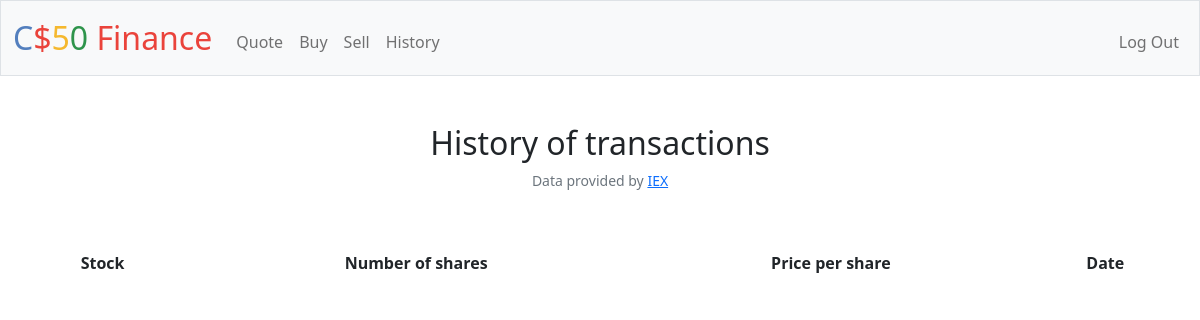
Page /history (signed in) on the earlier database version.
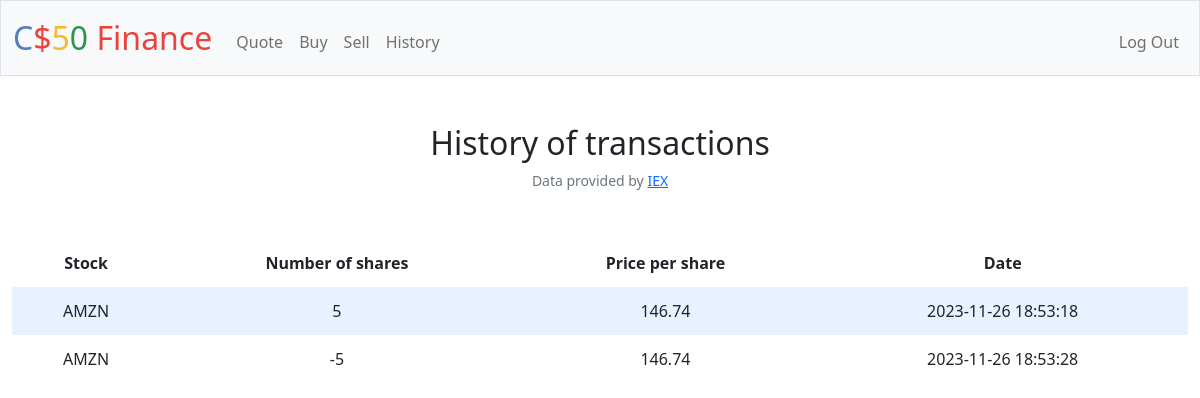
Same page on the later database version.
### tables this page shows
CREATE TABLE purchases (
id INTEGER PRIMARY KEY AUTOINCREMENT NOT NULL,
id_user INTEGER REFERENCES users(id),
stock TEXT NOT NULL,
number_shares NUMERIC NOT NULL,
price_per_share NUMERIC NOT NULL,
timestamp_column TIMESTAMP
);

### app.py (the view)
@app.route("/history")
@login_required
def history():
    user_purchases = db.execute("SELECT * FROM purchases WHERE id_user = ?", session.get("user_id"))
    return render_template("history.html", user_purchases = user_purchases)

### app.py (called while the page is built)
@app.after_request
def after_request(response):
    response.headers["Cache-Control"] = "no-cache, no-store, must-revalidate"
    response.headers["Expires"] = 0
    response.headers["Pragma"] = "no-cache"
    return response

### helpers.py (called while the page is built)
def login_required(f):
    @wraps(f)
    def decorated_function(*args, **kwargs):
        if session.get("user_id") is None:
            return redirect("/login")
        return f(*args, **kwargs)
    return decorated_function

### templates/history.html (shortened to what this page needs)
{% extends "layout.html" %}
{% block main %}
<h2>History of transactions</h2>
<table>
    <thead>
        <tr>
            <th>Stock</th>
            <th>Number of shares</th>
            <th>Price per share</th>
            <th>Date</th>
        </tr>
    </thead>
    <tbody>
        {% for stock in user_purchases %}
        <tr>
        <td>{{ stock.stock }}</td>
        <td>{{ stock.number_shares }}</td>
        <td>{{ stock.price_per_share }}</td>
        <td>{{ stock.timestamp_column }}</td>
        </tr>
        {% endfor %}
    </tbody>
{% endblock %}

### templates/layout.html (shortened to what this page needs)
<!DOCTYPE html>
<html lang="en">
    <head>
        <link href="https://cdn.jsdelivr.net/npm/bootstrap@5.1.3/dist/css/bootstrap.min.css" rel="stylesheet">
        <link href="/static/styles.css" rel="stylesheet">
    </head>
    <body>
        <nav class="bg-light border navbar navbar-expand-md navbar-light">
            <div class="container-fluid">
                <a class="navbar-brand" href="/"><span class="blue">C</span><span class="red">$</span><span class="yellow">5</span><span class="green">0</span> <span class="red">Finance</span></a>
                <div class="collapse navbar-collapse" id="navbar">
                    {% if session["user_id"] %}
                        <ul class="navbar-nav me-auto mt-2">
                            <li class="nav-item"><a class="nav-link" href="/quote">Quote</a></li>
                            <li class="nav-item"><a class="nav-link" href="/buy">Buy</a></li>
                            <li class="nav-item"><a class="nav-link" href="/sell">Sell</a></li>
                            <li class="nav-item"><a class="nav-link" href="/history">History</a></li>
                        </ul>
                        <ul class="navbar-nav ms-auto mt-2">
                            <li class="nav-item"><a class="nav-link" href="/logout">Log Out</a></li>
                        </ul>
                    {% else %}
                        <ul class="navbar-nav ms-auto mt-2">
                            <li class="nav-item"><a class="nav-link" href="/register">Register</a></li>
                            <li class="nav-item"><a class="nav-link" href="/login">Log In</a></li>
                        </ul>
                    {% endif %}
                </div>
            </div>
        </nav>
        <main class="container-fluid py-5 text-center">
            {% block main %}{% endblock %}
        </main>
        <footer class="mb-5 small text-center text-muted">
            Data provided by <a href="https://iexcloud.io/">IEX</a>
        </footer>
    </body>
</html>

### static/styles.css (style rules this page uses)
nav .navbar-brand { font-size: xx-large; }
nav .navbar-brand .blue { color: #537fbe; }
nav .navbar-brand .red { color: #ea433b; }
nav .navbar-brand .yellow { color: #f5b82e; }
nav .navbar-brand .green { color: #2e944b; }
table { background-color: transparent; margin-bottom: 1rem; width: 100%; }
table th, table td { padding: 0.75rem; vertical-align: middle; }
tbody tr:nth-of-type(odd) { background-color: rgb(179, 208, 255, 0.3) }

Differences in the rows shown:
added purchases: stock "AMZN", number_shares "5", price_per_share "146.74", timestamp_column "2023-11-26 18:53:18"
added purchases: stock "AMZN", number_shares "-5", price_per_share "146.74", timestamp_column "2023-11-26 18:53:28"
